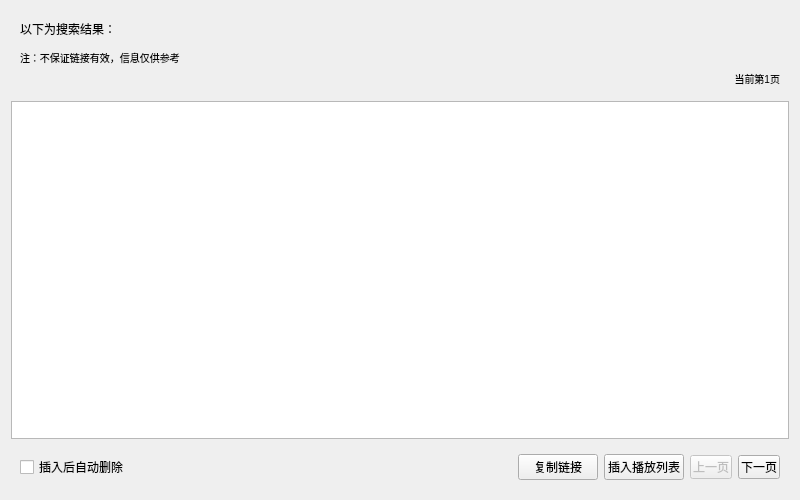
<?xml version="1.0" encoding="UTF-8"?>
<ui version="4.0">
 <class>SearchResultWidget</class>
 <widget class="QWidget" name="SearchResultWidget">
  <property name="geometry">
   <rect>
    <x>0</x>
    <y>0</y>
    <width>800</width>
    <height>500</height>
   </rect>
  </property>
  <property name="minimumSize">
   <size>
    <width>800</width>
    <height>500</height>
   </size>
  </property>
  <property name="windowTitle">
   <string>搜索结果</string>
  </property>
  <layout class="QGridLayout" name="gridLayout">
   <item row="3" column="0">
    <widget class="QTableWidget" name="tableWidget">
     <property name="editTriggers">
      <set>QAbstractItemView::NoEditTriggers</set>
     </property>
     <property name="selectionBehavior">
      <enum>QAbstractItemView::SelectRows</enum>
     </property>
     <attribute name="horizontalHeaderStretchLastSection">
      <bool>true</bool>
     </attribute>
     <attribute name="verticalHeaderVisible">
      <bool>false</bool>
     </attribute>
    </widget>
   </item>
   <item row="0" column="0">
    <widget class="QWidget" name="topWidget" native="true">
     <property name="styleSheet">
      <string notr="true">QWidget{margin:0;padding:0;}</string>
     </property>
     <layout class="QGridLayout" name="gridLayout_2">
      <item row="0" column="1">
       <widget class="QLabel" name="gifLabel"/>
      </item>
      <item row="0" column="0">
       <widget class="QLabel" name="label">
        <property name="sizePolicy">
         <sizepolicy hsizetype="Preferred" vsizetype="Fixed">
          <horstretch>0</horstretch>
          <verstretch>0</verstretch>
         </sizepolicy>
        </property>
        <property name="text">
         <string>&lt;p&gt;以下为搜索结果：&lt;/p&gt;&lt;span style=&quot; font-size:small;&quot;&gt;注：不保证链接有效，信息仅供参考&lt;/span&gt;</string>
        </property>
       </widget>
      </item>
      <item row="1" column="1">
       <widget class="QLabel" name="pageLabel">
        <property name="text">
         <string>&lt;span style=&quot;font-size:small&quot;&gt;当前第1页&lt;/span&gt;</string>
        </property>
        <property name="alignment">
         <set>Qt::AlignRight|Qt::AlignTrailing|Qt::AlignVCenter</set>
        </property>
       </widget>
      </item>
     </layout>
    </widget>
   </item>
   <item row="4" column="0">
    <widget class="QWidget" name="widget" native="true">
     <layout class="QHBoxLayout" name="horizontalLayout">
      <item>
       <widget class="QCheckBox" name="autoDelBox">
        <property name="text">
         <string>插入后自动删除</string>
        </property>
       </widget>
      </item>
      <item>
       <spacer name="horizontalSpacer">
        <property name="orientation">
         <enum>Qt::Horizontal</enum>
        </property>
        <property name="sizeHint" stdset="0">
         <size>
          <width>40</width>
          <height>20</height>
         </size>
        </property>
       </spacer>
      </item>
      <item>
       <widget class="QPushButton" name="copyButton">
        <property name="text">
         <string>复制链接</string>
        </property>
       </widget>
      </item>
      <item>
       <widget class="QPushButton" name="insertButton">
        <property name="text">
         <string>插入播放列表</string>
        </property>
       </widget>
      </item>
      <item>
       <widget class="QPushButton" name="prevButton">
        <property name="enabled">
         <bool>false</bool>
        </property>
        <property name="styleSheet">
         <string notr="true">QPushButton{padding:2px;}</string>
        </property>
        <property name="text">
         <string>上一页</string>
        </property>
       </widget>
      </item>
      <item>
       <widget class="QPushButton" name="nextButton">
        <property name="styleSheet">
         <string notr="true">QPushButton{padding:2px;}</string>
        </property>
        <property name="text">
         <string>下一页</string>
        </property>
       </widget>
      </item>
     </layout>
    </widget>
   </item>
  </layout>
 </widget>
 <resources/>
 <connections/>
</ui>
